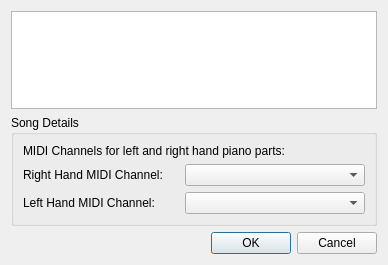
<?xml version="1.0" encoding="UTF-8"?>
<ui version="4.0">
 <class>GuiSongDetailsDialog</class>
 <widget class="QDialog" name="GuiSongDetailsDialog">
  <property name="geometry">
   <rect>
    <x>0</x>
    <y>0</y>
    <width>388</width>
    <height>265</height>
   </rect>
  </property>
  <property name="windowTitle">
   <string>Dialog</string>
  </property>
  <layout class="QVBoxLayout" name="_2">
   <item>
    <widget class="QTextEdit" name="songInfoText">
     <property name="readOnly">
      <bool>true</bool>
     </property>
    </widget>
   </item>
   <item>
    <widget class="QGroupBox" name="groupBox_2">
     <property name="title">
      <string>Song Details</string>
     </property>
     <layout class="QVBoxLayout" name="verticalLayout">
      <item>
       <widget class="QLabel" name="label_3">
        <property name="text">
         <string>MIDI Channels for left and right hand piano parts:</string>
        </property>
        <property name="wordWrap">
         <bool>false</bool>
        </property>
       </widget>
      </item>
      <item>
       <layout class="QGridLayout" name="gridLayout">
        <item row="0" column="0">
         <widget class="QLabel" name="label">
          <property name="text">
           <string>Right Hand MIDI Channel:</string>
          </property>
         </widget>
        </item>
        <item row="0" column="1">
         <widget class="QComboBox" name="rightHandChannelCombo">
          <property name="sizePolicy">
           <sizepolicy hsizetype="Preferred" vsizetype="Preferred">
            <horstretch>0</horstretch>
            <verstretch>0</verstretch>
           </sizepolicy>
          </property>
          <property name="minimumSize">
           <size>
            <width>180</width>
            <height>0</height>
           </size>
          </property>
         </widget>
        </item>
        <item row="1" column="0">
         <widget class="QLabel" name="label_2">
          <property name="text">
           <string>Left Hand MIDI Channel:</string>
          </property>
         </widget>
        </item>
        <item row="1" column="1">
         <widget class="QComboBox" name="leftHandChannelCombo">
          <property name="sizePolicy">
           <sizepolicy hsizetype="Preferred" vsizetype="Preferred">
            <horstretch>0</horstretch>
            <verstretch>0</verstretch>
           </sizepolicy>
          </property>
          <property name="minimumSize">
           <size>
            <width>150</width>
            <height>0</height>
           </size>
          </property>
         </widget>
        </item>
       </layout>
      </item>
     </layout>
    </widget>
   </item>
   <item>
    <widget class="QDialogButtonBox" name="buttonBox">
     <property name="orientation">
      <enum>Qt::Horizontal</enum>
     </property>
     <property name="standardButtons">
      <set>QDialogButtonBox::Cancel|QDialogButtonBox::Ok</set>
     </property>
    </widget>
   </item>
  </layout>
 </widget>
 <resources/>
 <connections>
  <connection>
   <sender>buttonBox</sender>
   <signal>accepted()</signal>
   <receiver>GuiSongDetailsDialog</receiver>
   <slot>accept()</slot>
   <hints>
    <hint type="sourcelabel">
     <x>248</x>
     <y>254</y>
    </hint>
    <hint type="destinationlabel">
     <x>157</x>
     <y>274</y>
    </hint>
   </hints>
  </connection>
  <connection>
   <sender>buttonBox</sender>
   <signal>rejected()</signal>
   <receiver>GuiSongDetailsDialog</receiver>
   <slot>reject()</slot>
   <hints>
    <hint type="sourcelabel">
     <x>316</x>
     <y>260</y>
    </hint>
    <hint type="destinationlabel">
     <x>286</x>
     <y>274</y>
    </hint>
   </hints>
  </connection>
 </connections>
</ui>
